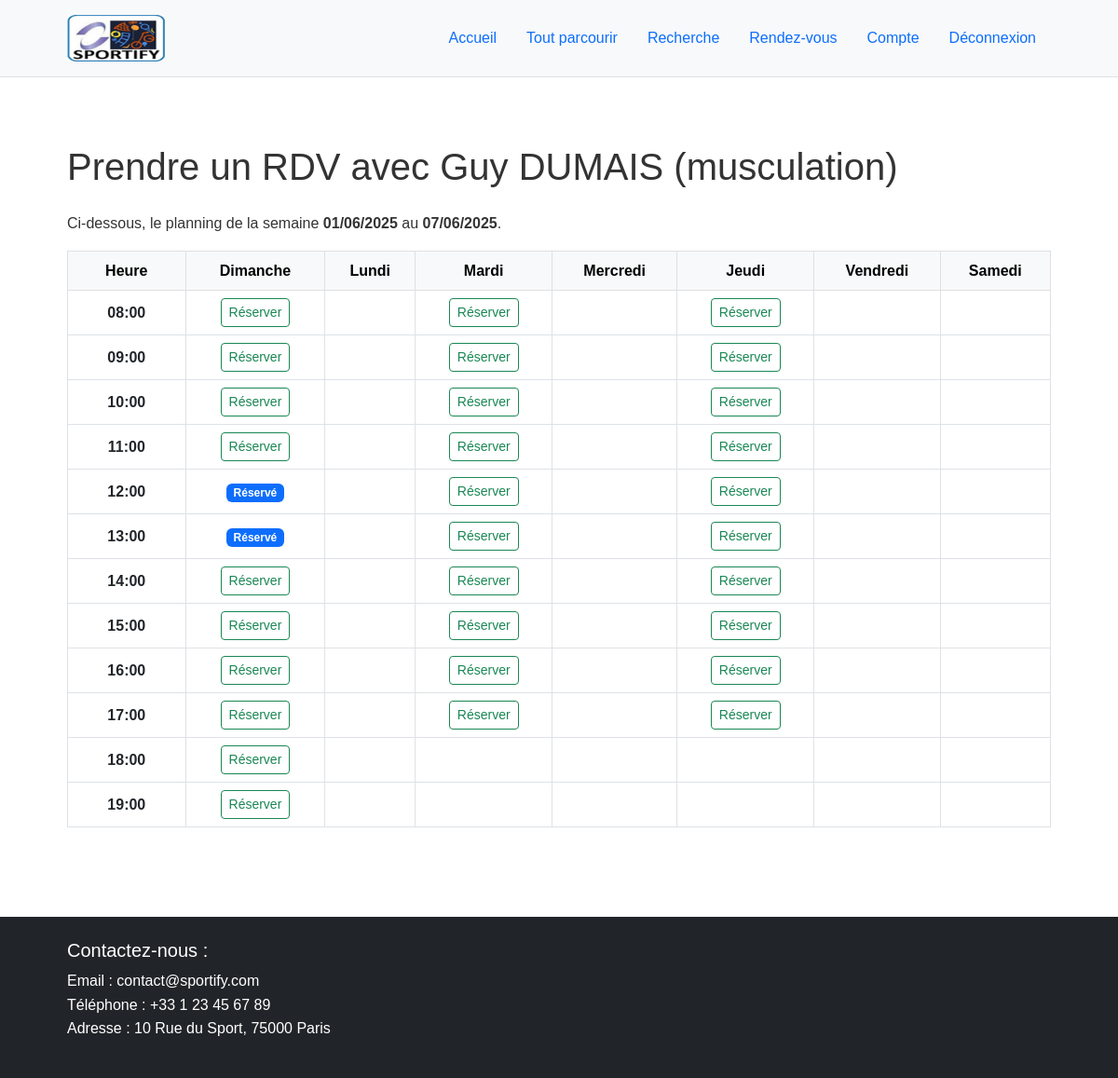
Page /prendreRDV.php?coach_id=15 (signed in) on the committed database.
### public/prendreRDV.php (the view, shortened to what this page needs)
<?php
require __DIR__ . '/../includes/db.php';
include __DIR__ . '/../includes/header.php';
$coachId = null;
if (isset($_GET['coach_id'])) {
    $coachId = intval($_GET['coach_id']);
} elseif (isset($_POST['coach_id'])) {
    $coachId = intval($_POST['coach_id']);
}
$stmtCoach = $pdo->prepare("
  SELECT
    c.ID_Coach,
    c.Name_Coach,
    c.LName_Coach,
    c.Specialty_Coach
  FROM `personel/coach` AS c
  WHERE c.ID_Coach = ?
");
$stmtCoach->execute([$coachId]);
$coachRow = $stmtCoach->fetch(PDO::FETCH_ASSOC);
            ?>
            <?php
function getDispo(int $coachId, PDO $pdo): array {
    $s = $pdo->prepare("
      SELECT DayOfWeek, StartTime, EndTime
      FROM `planning_coach`
      WHERE ID_Coach = ?
      ORDER BY DayOfWeek, StartTime
    ");
    $s->execute([$coachId]);
    return $s->fetchAll(PDO::FETCH_ASSOC);
}
$planningRows = getDispo($coachId, $pdo);
$stmtRdvs = $pdo->prepare("SELECT Date_RDV FROM `rdv` WHERE ID_Coach = ?");
$stmtRdvs->execute([$coachId]);
$allRdvsRaw = $stmtRdvs->fetchAll(PDO::FETCH_COLUMN, 0);
$today = new DateTime('today');
$weekday = (int)$today->format('w');
$sunday = clone $today;
$sunday->sub(new DateInterval("P{$weekday}D"));
function datePourDayOfWeek(DateTime $dimanche, int $dayOfWeek): string {
    $target = clone $dimanche;
    if ($dayOfWeek > 0) {
        $target->add(new DateInterval("P{$dayOfWeek}D"));
    }
    return $target->format('Y-m-d');
}
$slotsByDay = [];
foreach ($planningRows as $row) {
    $dow   = (int)$row['DayOfWeek'];
    $start = substr($row['StartTime'], 0, 5);
    $end   = substr($row['EndTime'],   0, 5);
    $dateBase = datePourDayOfWeek($sunday, $dow);
    try {
        $dtStart = new DateTime("$dateBase $start:00");
        $dtEnd   = new DateTime("$dateBase $end:00");
    } catch (Exception $e) {
        continue;
    }
    $cursor = clone $dtStart;
    while ($cursor < $dtEnd) {
        $slotKey   = $cursor->format('Y-m-d H:i:s');
        $slotLabel = $cursor->format('H:i');
        if (!isset($slotsByDay[$dow])) {
            $slotsByDay[$dow] = [];
        }
        $slotsByDay[$dow][] = ['key' => $slotKey, 'label' => $slotLabel];
        $cursor->add(new DateInterval('PT1H'));
    }
}
$rdvTaken = [];
foreach ($allRdvsRaw as $dtString) {
    try {
        $d = new DateTime($dtString);
        if ($d >= $sunday && $d < (clone $sunday)->add(new DateInterval('P7D'))) {
            $key = $d->format('Y-m-d H:i:s');
            $rdvTaken[$key] = true;
        }
    } catch (Exception $e) {
        continue;
    }
}
$maxSlots = 0;
for ($dow = 0; $dow <= 6; $dow++) {
    $count = isset($slotsByDay[$dow]) ? count($slotsByDay[$dow]) : 0;
    if ($count > $maxSlots) {
        $maxSlots = $count;
    }
}
function jourTexte(int $d): string {
    $map = [
      0 => 'Dimanche',
      1 => 'Lundi',
      2 => 'Mardi',
      3 => 'Mercredi',
      4 => 'Jeudi',
      5 => 'Vendredi',
      6 => 'Samedi'
    ];
    return $map[$d] ?? '';
}
?>
<main class="container py-5">
  <h1 class="mb-4">
    Prendre un RDV avec
    <?= htmlspecialchars($coachRow['Name_Coach'] . ' ' . $coachRow['LName_Coach']) ?>
    (<?= htmlspecialchars($coachRow['Specialty_Coach']) ?>)
  </h1>
  <p>
    Ci-dessous, le planning de la semaine
    <strong><?= $sunday->format('d/m/Y') ?></strong>
    au
    <strong><?= (clone $sunday)->add(new DateInterval('P6D'))->format('d/m/Y') ?></strong>.
  </p>
  <?php if (empty($planningRows)): ?>
    <div class="alert alert-info">Aucun créneau défini pour ce coach.</div>
  <?php else: ?>
    <form method="post" class="mb-5">
      <table class="table table-bordered text-center align-middle">
        <thead class="table-light">
          <tr>
            <th style="width:12%;">Heure</th>
            <?php for ($dow = 0; $dow <= 6; $dow++): ?>
              <th><?= jourTexte($dow) ?></th>
            <?php endfor; ?>
          </tr>
        </thead>
        <tbody>
          <?php for ($i = 0; $i < $maxSlots; $i++): ?>
            <tr>
              <td class="fw-bold">
                <?php
                  $foundLabel = '';
                  for ($dow = 0; $dow <= 6; $dow++) {
                    if (isset($slotsByDay[$dow][$i])) {
                      $foundLabel = $slotsByDay[$dow][$i]['label'];
                      break;
                    }
                  }
                  echo htmlspecialchars($foundLabel);
                ?>
              </td>
              <?php for ($dow = 0; $dow <= 6; $dow++): ?>
                <td>
                  <?php
                    if (isset($slotsByDay[$dow][$i])) {
                      $slotKey = $slotsByDay[$dow][$i]['key'];
                      if (isset($rdvTaken[$slotKey])) {
                        echo '<span class="badge bg-primary text-white">Réservé</span>';
                      } else {
                        echo '<button type="submit" name="selected_slot" value="'
                              . htmlspecialchars($slotKey)
                              . '" class="btn btn-sm btn-outline-success">Réserver</button>';
                      }
                    } else {
                      echo '&nbsp;';
                    }
                  ?>
                </td>
              <?php endfor; ?>
            </tr>
          <?php endfor; ?>
        </tbody>
      </table>
    </form>
  <?php endif; ?>
</main>
<?php include __DIR__ . '/../includes/footer.php'; ?>

### assets/css/styles.css (style rules this page uses)
* { margin: 0; padding: 0; box-sizing: border-box; }
body { font-family: Arial, sans-serif; line-height: 1.6; color: #333; }
.container { width: 90%; max-width: 1200px; margin: auto; }

### rows in the picture
personel/coach: Name_Coach+LName_Coach "Guy DUMAIS", Specialty_Coach "musculation"

### other values in the picture
$sunday->format('d/m/Y') "01/06/2025"
jourTexte($dow) "Dimanche"
jourTexte($dow) "Lundi"
jourTexte($dow) "Mardi"
jourTexte($dow) "Mercredi"
jourTexte($dow) "Jeudi"
jourTexte($dow) "Vendredi"
jourTexte($dow) "Samedi"
$foundLabel "08:00"
$foundLabel "09:00"
$foundLabel "10:00"
$foundLabel "11:00"
$foundLabel "12:00"
$foundLabel "13:00"
$foundLabel "14:00"
